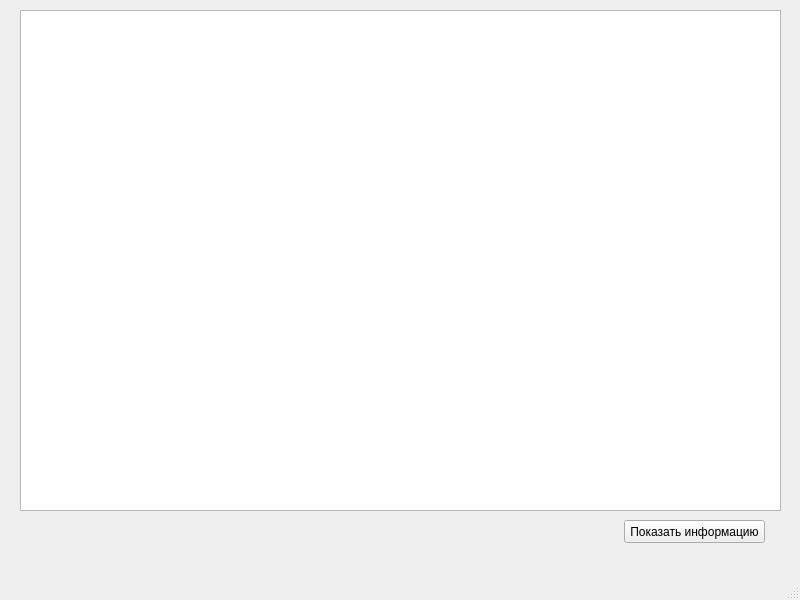
<?xml version="1.0" encoding="UTF-8"?>
<ui version="4.0">
 <class>MainWindow</class>
 <widget class="QMainWindow" name="MainWindow">
  <property name="geometry">
   <rect>
    <x>0</x>
    <y>0</y>
    <width>800</width>
    <height>600</height>
   </rect>
  </property>
  <property name="windowTitle">
   <string>Эспрессо</string>
  </property>
  <widget class="QWidget" name="centralwidget">
   <widget class="QPushButton" name="runbtn">
    <property name="geometry">
     <rect>
      <x>624</x>
      <y>520</y>
      <width>141</width>
      <height>23</height>
     </rect>
    </property>
    <property name="text">
     <string>Показать информацию</string>
    </property>
   </widget>
   <widget class="QTableView" name="view">
    <property name="geometry">
     <rect>
      <x>20</x>
      <y>10</y>
      <width>761</width>
      <height>501</height>
     </rect>
    </property>
   </widget>
  </widget>
  <widget class="QMenuBar" name="menubar">
   <property name="geometry">
    <rect>
     <x>0</x>
     <y>0</y>
     <width>800</width>
     <height>21</height>
    </rect>
   </property>
  </widget>
  <widget class="QStatusBar" name="statusbar"/>
 </widget>
 <resources/>
 <connections/>
</ui>
